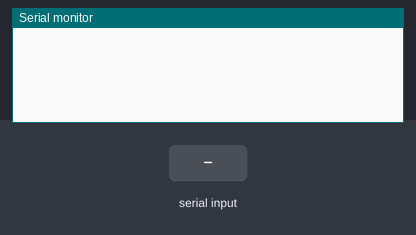
Bench run of a sketch on a simulated Arduino Uno, built with avr-gcc and run on an emulated ATmega328P. Shown: the last lines printed to the serial monitor. The inputs (shaded band) are chosen by the test bench.

Above: at 2.0 s.
2.1 s: "end\n" received over Serial
At 4.4 s:
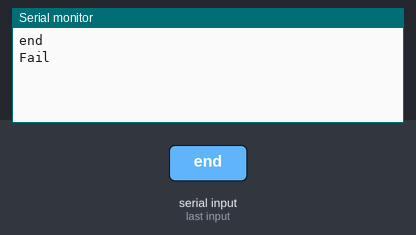
5.1 s: "1\n" received over Serial
At 7.8 s:
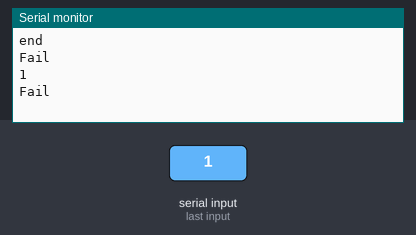

Measured:
- after the input at 2.1 s, the serial monitor: prints a new line after 1.9 s (image 1)
- after the input at 5.1 s, the serial monitor: prints a new line after 1.9 s (image 2)

The sketch:

serial_test3.ino
```cpp
void setup() {
  Serial.begin(9600);
}

void loop() {
  delay(1000);
  if(Serial.available()>1){ //test를 입력시
//    char data = Serial.read(); //첫 바이트만 읽기 때문에 t만 들어감
//    Serial.println(data);
    //string을 읽어서 리턴
//    String stringdata = Serial.readString();
    String stringdata = Serial.readStringUntil("\n");
    Serial.println(stringdata);
    if(stringdata =="end"){
      Serial.println("OK");
    }else{
      Serial.println("Fail");
    }
  }

}
```
